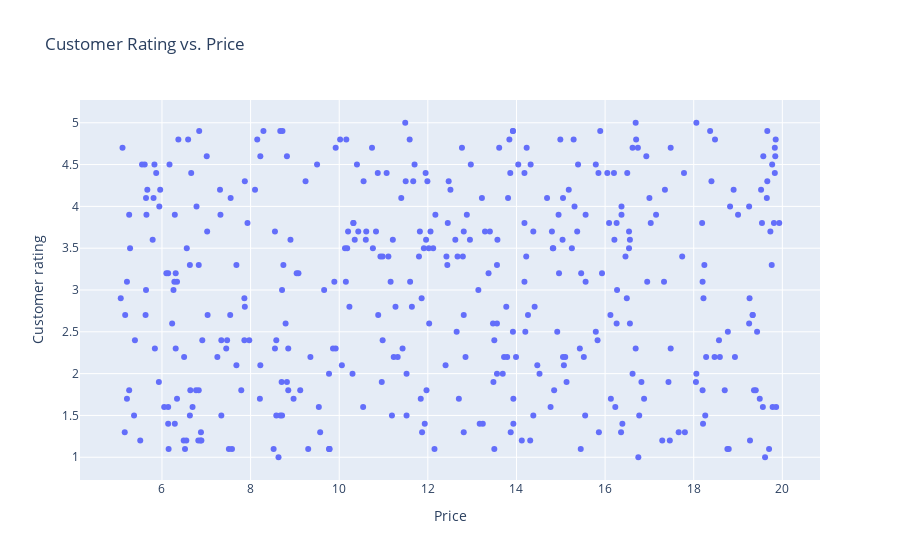

Notebook code for this chart:
### Code cell
fig = px.scatter(df, x='Price', y='Customer rating',
                hover_data=['Main Ingredient', 'Allergen Count'],title="Customer Rating vs. Price")
fig.show()

### Figure 1 — Plotly figure (JSON) as saved in the notebook; plotly's stock layout.template omitted (floating-point values rounded to 4 significant figures; data arrays with more than 128 entries replaced by an {"elided": "..."} marker saying what was removed)
{"data": [{"customdata": {"elided": "398x2 mixed values"}, "hovertemplate": "Price=%{x}<br>Customer rating=%{y}<br>Main Ingredient=%{customdata[0]}<br>Allergen Count=%{customdata[1]}<extra></extra>", "legendgroup": "", "marker": {"color": "#636efa", "symbol": "circle"}, "mode": "markers", "name": "", "orientation": "v", "showlegend": false, "type": "scatter", "x": {"elided": "398 float values"}, "xaxis": "x", "y": {"elided": "398 float values"}, "yaxis": "y"}], "layout": {"autosize": true, "legend": {"tracegroupgap": 0}, "title": {"text": "Customer Rating vs. Price"}, "xaxis": {"anchor": "y", "autorange": true, "domain": [0, 1], "range": [4.171, 20.83], "title": {"text": "Price"}, "type": "linear"}, "yaxis": {"anchor": "x", "autorange": true, "domain": [0, 1], "range": [0.6699, 5.33], "title": {"text": "Customer rating"}, "type": "linear"}}}
